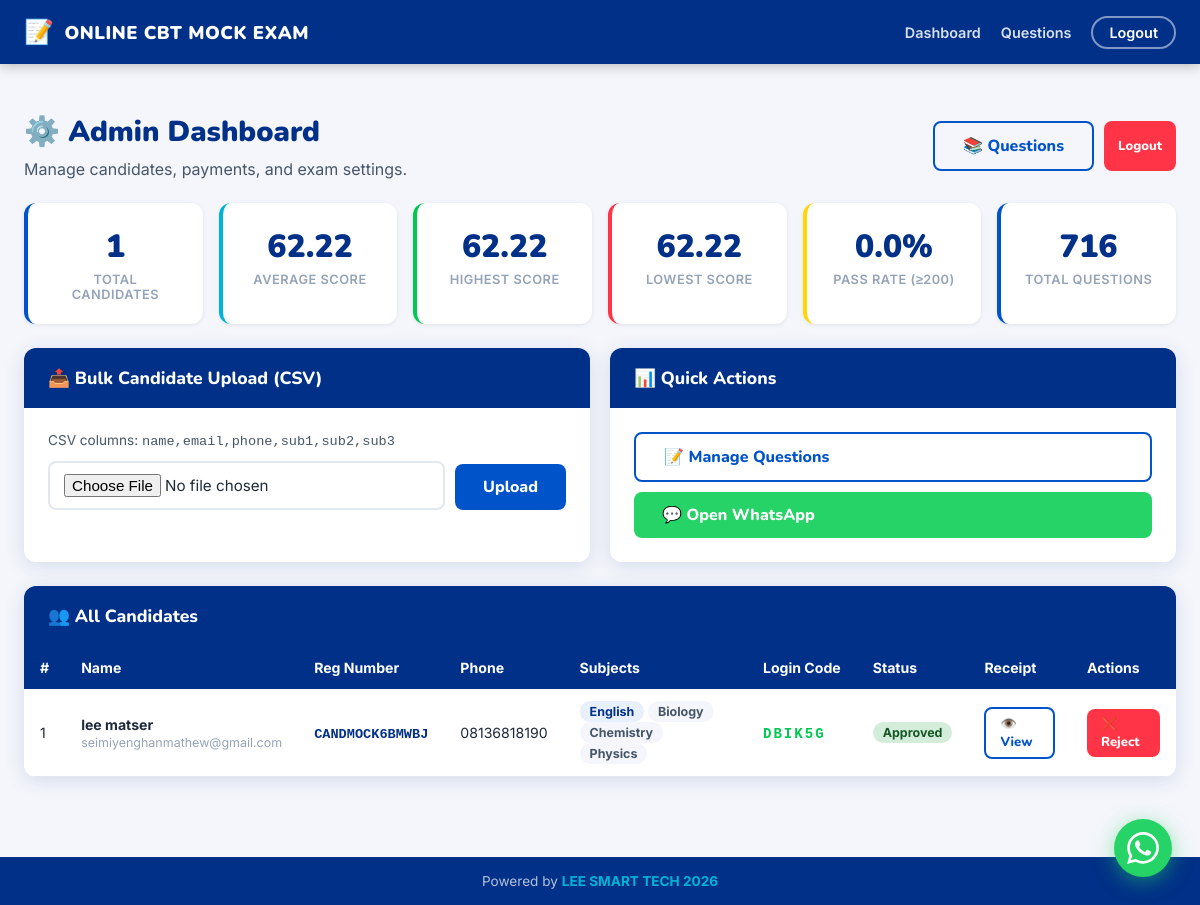
Page /admin (signed in) on the committed database.
### tables this page shows
CREATE TABLE results (
            id INTEGER PRIMARY KEY AUTOINCREMENT,
            user_id INTEGER,
            score REAL,
            answers TEXT,
            submitted_at DATETIME DEFAULT CURRENT_TIMESTAMP,
            FOREIGN KEY(user_id) REFERENCES users(id)
        );

CREATE TABLE users (
            id INTEGER PRIMARY KEY AUTOINCREMENT,
            name TEXT NOT NULL,
            age INTEGER,
            email TEXT,
            phone TEXT,
            receipt TEXT,
            reg_no TEXT UNIQUE NOT NULL,
            login_code TEXT,
            payment_status TEXT DEFAULT 'Pending',
            sub1 TEXT,
            sub2 TEXT,
            sub3 TEXT
        );

### app.py (the view)
@app.route('/admin')
@admin_required
def admin_dashboard():
    db = get_db()
    candidates = db.execute('SELECT * FROM users ORDER BY id DESC').fetchall()
    total = len(candidates)
    scores = db.execute('SELECT score FROM results').fetchall()
    scores_list = [r['score'] for r in scores]
    avg_score = round(sum(scores_list)/len(scores_list), 2) if scores_list else 0
    highest = max(scores_list) if scores_list else 0
    lowest = min(scores_list) if scores_list else 0
    pass_rate = round(len([s for s in scores_list if s >= 200])/len(scores_list)*100, 1) if scores_list else 0
    q_count = db.execute('SELECT COUNT(*) as c FROM questions').fetchone()['c']
    db.close()
    return render_template('admin_dashboard.html',
                           candidates=candidates, total=total,
                           avg_score=avg_score, highest=highest,
                           lowest=lowest, pass_rate=pass_rate, q_count=q_count)

### app.py (called while the page is built)
def get_db():
    db = sqlite3.connect('cbt.db')
    db.row_factory = sqlite3.Row
    return db

def admin_required(f):
    from functools import wraps
    @wraps(f)
    def decorated(*args, **kwargs):
        if not session.get('admin'):
            return redirect(url_for('admin_login'))
        return f(*args, **kwargs)
    return decorated

### templates/admin_dashboard.html (shortened to what this page needs)
{% extends "base.html" %}
{% block content %}
<div style="max-width:1200px;margin:32px auto;padding:0 24px 48px;">
  <div style="display:flex;align-items:center;justify-content:space-between;margin-bottom:24px;flex-wrap:wrap;gap:12px;">
    <div>
      <h1 class="page-title">⚙️ Admin Dashboard</h1>
      <p style="color:var(--gray-600);">Manage candidates, payments, and exam settings.</p>
    </div>
    <div style="display:flex;gap:10px;flex-wrap:wrap;">
      <a href="{{ url_for('questions') }}" class="btn btn-outline">📚 Questions</a>
      <a href="{{ url_for('admin_logout') }}" class="btn btn-danger btn-sm">Logout</a>
    </div>
  </div>
  <div class="stats-grid mb-6">
    <div class="stat-card">
      <div class="stat-num">{{ total }}</div>
      <div class="stat-label">Total Candidates</div>
    </div>
    <div class="stat-card teal">
      <div class="stat-num">{{ avg_score }}</div>
      <div class="stat-label">Average Score</div>
    </div>
    <div class="stat-card green">
      <div class="stat-num">{{ highest }}</div>
      <div class="stat-label">Highest Score</div>
    </div>
    <div class="stat-card red">
      <div class="stat-num">{{ lowest }}</div>
      <div class="stat-label">Lowest Score</div>
    </div>
    <div class="stat-card yellow">
      <div class="stat-num">{{ pass_rate }}%</div>
      <div class="stat-label">Pass Rate (≥200)</div>
    </div>
    <div class="stat-card">
      <div class="stat-num">{{ q_count }}</div>
      <div class="stat-label">Total Questions</div>
    </div>
  </div>
  <div style="display:grid;grid-template-columns:1fr 1fr;gap:20px;margin-bottom:24px;">
    <div class="card">
      <div class="card-header">📤 Bulk Candidate Upload (CSV)</div>
      <div class="card-body">
        <p style="font-size:.85rem;color:var(--gray-600);margin-bottom:12px;">CSV columns: <code>name,email,phone,sub1,sub2,sub3</code></p>
        <form method="POST" action="{{ url_for('bulk_upload') }}" enctype="multipart/form-data">
          <div style="display:flex;gap:10px;align-items:flex-end;">
            <div class="form-group" style="flex:1;margin:0;">
              <input class="form-control" type="file" name="csv_file" accept=".csv" required>
            </div>
            <button class="btn btn-primary" type="submit">Upload</button>
          </div>
        </form>
      </div>
    </div>
    <div class="card">
      <div class="card-header">📊 Quick Actions</div>
      <div class="card-body" style="display:flex;flex-direction:column;gap:10px;">
        <a href="{{ url_for('questions') }}" class="btn btn-outline">📝 Manage Questions</a>
        <a href="https://wa.me/2348136818190" target="_blank" class="btn" style="background:#25D366;color:#fff;">💬 Open WhatsApp</a>
      </div>
    </div>
  </div>
  <div class="card">
    <div class="card-header">👥 All Candidates</div>
    <div class="table-wrap">
      <table>
        <thead>
          <tr>
            <th>#</th>
            <th>Name</th>
            <th>Reg Number</th>
            <th>Phone</th>
            <th>Subjects</th>
            <th>Login Code</th>
            <th>Status</th>
            <th>Receipt</th>
            <th>Actions</th>
          </tr>
        </thead>
        <tbody>
          {% for c in candidates %}
          <tr>
            <td>{{ loop.index }}</td>
            <td><strong>{{ c.name }}</strong><br><span style="font-size:.78rem;color:var(--gray-400);">{{ c.email or '' }}</span></td>
            <td><code style="font-size:.85rem;font-weight:700;color:var(--blue-dark);">{{ c.reg_no }}</code></td>
            <td>{{ c.phone or '-' }}</td>
            <td style="font-size:.8rem;">
              <span class="badge" style="background:var(--blue-pale);color:var(--blue-dark);">English</span>
              {% if c.sub1 %}<span class="badge" style="background:var(--gray-100);color:var(--gray-600);">{{ c.sub1 }}</span>{% endif %}
              {% if c.sub2 %}<span class="badge" style="background:var(--gray-100);color:var(--gray-600);">{{ c.sub2 }}</span>{% endif %}
              {% if c.sub3 %}<span class="badge" style="background:var(--gray-100);color:var(--gray-600);">{{ c.sub3 }}</span>{% endif %}
            </td>
            <td>
              {% if c.login_code %}
                <code style="font-weight:800;color:var(--green);letter-spacing:2px;">{{ c.login_code }}</code>
              {% else %}
                <span style="color:var(--gray-400);font-size:.85rem;">Not set</span>
              {% endif %}
            </td>
            <td>
              <span class="badge badge-{{ c.payment_status | lower }}">{{ c.payment_status }}</span>
            </td>
            <td>
              {% if c.receipt %}
                <a href="{{ url_for('uploaded_file', filename=c.receipt) }}" target="_blank" class="btn btn-sm btn-outline">👁️ View</a>
              {% else %}
                <span style="color:var(--gray-400);font-size:.8rem;">None</span>
              {% endif %}
            </td>
            <td>
              <div style="display:flex;gap:6px;">
                {% if c.payment_status != 'Rejected' %}
                  <a href="{{ url_for('reject', uid=c.id) }}" class="btn btn-danger btn-sm"
                     onclick="return confirm('Reject payment for {{ c.name }}?')">❌ Reject</a>
                {% endif %}
              </div>
            </td>
          </tr>
          {% else %}
          <tr><td colspan="9" style="text-align:center;color:var(--gray-400);padding:40px;">No candidates registered yet.</td></tr>
          {% endfor %}
        </tbody>
      </table>
    </div>
  </div>
</div>
{% endblock %}

### templates/base.html (shortened to what this page needs)
<!DOCTYPE html>
<html lang="en">
<head>
<link rel="stylesheet" href="{{ url_for('static', filename='css/style.css') }}">
</head>
<body>
<nav class="navbar">
  <div class="nav-inner">
    <a class="nav-brand" href="{{ url_for('index') }}">
      <span class="brand-icon">📝</span>
      <span>ONLINE CBT MOCK EXAM</span>
    </a>
    <div class="nav-links">
      {% if session.get('admin') %}
        <a href="{{ url_for('admin_dashboard') }}">Dashboard</a>
        <a href="{{ url_for('questions') }}">Questions</a>
        <a href="{{ url_for('admin_logout') }}" class="btn-nav-outline">Logout</a>
      {% elif session.get('user_id') %}
        <span class="nav-user">{{ session.get('user_name','') }}</span>
        <a href="{{ url_for('logout') }}" class="btn-nav-outline">Logout</a>
      {% else %}
        <a href="{{ url_for('login') }}">Candidate Login</a>
        <a href="{{ url_for('admin_login') }}">Admin Login</a>
        <a href="{{ url_for('register') }}" class="btn-nav">Register</a>
      {% endif %}
    </div>
  </div>
</nav>
<main>
{% block content %}{% endblock %}
</main>
<footer class="footer">
  <p>Powered by <strong>LEE SMART TECH 2026</strong></p>
</footer>
<a href="https://wa.me/2348136818190" class="wa-btn" target="_blank" title="Chat on WhatsApp">
</a>
</body>
</html>

### rows in the picture
results: score "62.22"
users: name "lee matser", email "seimiyenghanmathew@gmail.com", reg_no "CANDMOCK6BMWBJ", phone "08136818190", sub1 "Biology", sub2 "Chemistry", sub3 "Physics", login_code "DBIK5G", payment_status "Approved"

### other values in the picture
{{ total }} "1"
{{ avg_score }} "62.22"
{{ pass_rate }} "0.0"
{{ q_count }} "716"
